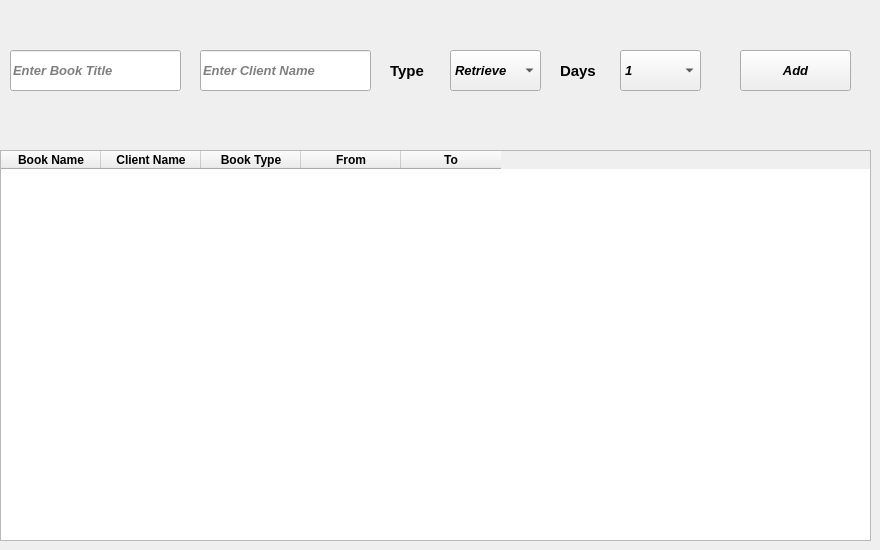
    <widget class="QWidget" name="tab_3">
     <attribute name="title">
      <string>Tab 1</string>
     </attribute>
     <widget class="QTableWidget" name="tableWidget">
      <property name="geometry">
       <rect>
        <x>0</x>
        <y>150</y>
        <width>871</width>
        <height>391</height>
       </rect>
      </property>
      <property name="font">
       <font>
        <pointsize>9</pointsize>
        <weight>75</weight>
        <bold>true</bold>
       </font>
      </property>
      <column>
       <property name="text">
        <string>Book Name</string>
       </property>
       <property name="font">
        <font>
         <family>Segoe UI</family>
         <pointsize>9</pointsize>
         <weight>75</weight>
         <bold>true</bold>
        </font>
       </property>
      </column>
      <column>
       <property name="text">
        <string>Client Name</string>
       </property>
       <property name="font">
        <font>
         <family>Segoe UI</family>
         <pointsize>9</pointsize>
         <weight>75</weight>
         <bold>true</bold>
        </font>
       </property>
      </column>
      <column>
       <property name="text">
        <string>Book Type</string>
       </property>
       <property name="font">
        <font>
         <family>Segoe UI</family>
         <pointsize>9</pointsize>
         <weight>75</weight>
         <bold>true</bold>
        </font>
       </property>
      </column>
      <column>
       <property name="text">
        <string>From</string>
       </property>
       <property name="font">
        <font>
         <family>Segoe UI</family>
         <pointsize>9</pointsize>
         <weight>75</weight>
         <bold>true</bold>
        </font>
       </property>
      </column>
      <column>
       <property name="text">
        <string>To</string>
       </property>
       <property name="font">
        <font>
         <family>Segoe UI</family>
         <pointsize>9</pointsize>
         <weight>75</weight>
         <bold>true</bold>
        </font>
       </property>
      </column>
     </widget>
     <widget class="QPushButton" name="pushButton">
      <property name="geometry">
       <rect>
        <x>740</x>
        <y>50</y>
        <width>111</width>
        <height>41</height>
       </rect>
      </property>
      <property name="font">
       <font>
        <family>Segoe UI</family>
        <pointsize>10</pointsize>
        <weight>75</weight>
        <italic>true</italic>
        <bold>true</bold>
       </font>
      </property>
      <property name="text">
       <string>Add</string>
      </property>
     </widget>
     <widget class="QLineEdit" name="lineEdit">
      <property name="geometry">
       <rect>
        <x>10</x>
        <y>50</y>
        <width>171</width>
        <height>41</height>
       </rect>
      </property>
      <property name="font">
       <font>
        <family>Segoe UI</family>
        <pointsize>10</pointsize>
        <weight>75</weight>
        <italic>true</italic>
        <bold>true</bold>
       </font>
      </property>
      <property name="placeholderText">
       <string>Enter Book Title</string>
      </property>
     </widget>
     <widget class="QComboBox" name="comboBox">
      <property name="geometry">
       <rect>
        <x>450</x>
        <y>50</y>
        <width>91</width>
        <height>41</height>
       </rect>
      </property>
      <property name="font">
       <font>
        <family>Segoe UI</family>
        <pointsize>10</pointsize>
        <weight>75</weight>
        <italic>true</italic>
        <bold>true</bold>
       </font>
      </property>
      <item>
       <property name="text">
        <string>Retrieve</string>
       </property>
      </item>
      <item>
       <property name="text">
        <string>Rent</string>
       </property>
      </item>
     </widget>
     <widget class="QComboBox" name="comboBox_2">
      <property name="geometry">
       <rect>
        <x>620</x>
        <y>50</y>
        <width>81</width>
        <height>41</height>
       </rect>
      </property>
      <property name="font">
       <font>
        <family>Segoe UI</family>
        <pointsize>10</pointsize>
        <weight>75</weight>
        <italic>true</italic>
        <bold>true</bold>
       </font>
      </property>
      <item>
       <property name="text">
        <string>1</string>
       </property>
      </item>
      <item>
       <property name="text">
        <string>2</string>
       </property>
      </item>
      <item>
       <property name="text">
        <string>3</string>
       </property>
      </item>
      <item>
       <property name="text">
        <string>4</string>
       </property>
      </item>
      <item>
       <property name="text">
        <string>5</string>
       </property>
      </item>
      <item>
       <property name="text">
        <string>6</string>
       </property>
      </item>
      <item>
       <property name="text">
        <string>7</string>
       </property>
      </item>
      <item>
       <property name="text">
        <string>8</string>
       </property>
      </item>
      <item>
       <property name="text">
        <string>9</string>
       </property>
      </item>
      <item>
       <property name="text">
        <string>10</string>
       </property>
      </item>
     </widget>
     <widget class="QLabel" name="label">
      <property name="geometry">
       <rect>
        <x>390</x>
        <y>50</y>
        <width>51</width>
        <height>41</height>
       </rect>
      </property>
      <property name="font">
       <font>
        <family>Segoe UI</family>
        <pointsize>11</pointsize>
        <weight>75</weight>
        <italic>false</italic>
        <bold>true</bold>
       </font>
      </property>
      <property name="text">
       <string>Type</string>
      </property>
     </widget>
     <widget class="QLabel" name="label_2">
      <property name="geometry">
       <rect>
        <x>560</x>
        <y>50</y>
        <width>51</width>
        <height>41</height>
       </rect>
      </property>
      <property name="font">
       <font>
        <family>Segoe UI</family>
        <pointsize>11</pointsize>
        <weight>75</weight>
        <italic>false</italic>
        <bold>true</bold>
       </font>
      </property>
      <property name="text">
       <string>Days</string>
      </property>
     </widget>
     <widget class="QLineEdit" name="lineEdit_29">
      <property name="geometry">
       <rect>
        <x>200</x>
        <y>50</y>
        <width>171</width>
        <height>41</height>
       </rect>
      </property>
      <property name="font">
       <font>
        <family>Segoe UI</family>
        <pointsize>10</pointsize>
        <weight>75</weight>
        <italic>true</italic>
        <bold>true</bold>
       </font>
      </property>
      <property name="placeholderText">
       <string>Enter Client Name</string>
      </property>
     </widget>
    </widget>
